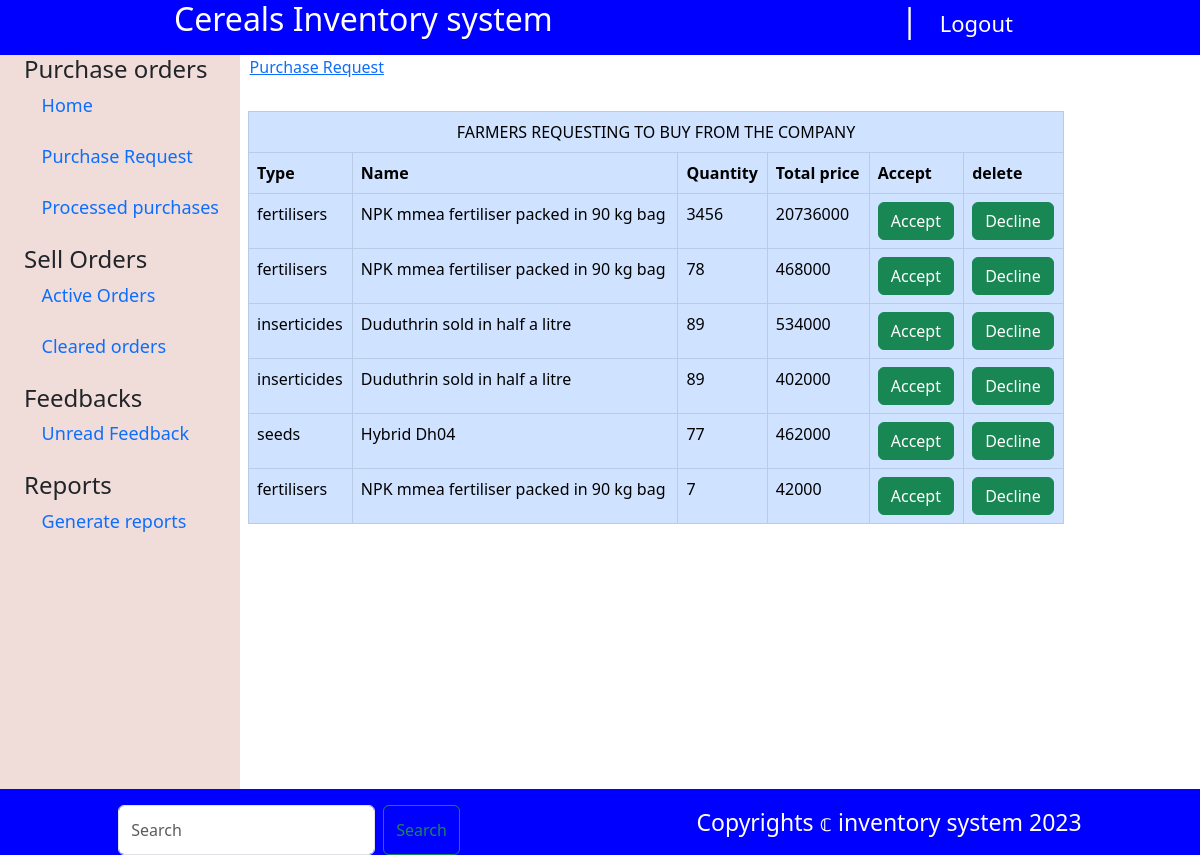
Before: /Admin/purchase.php with the older database file.
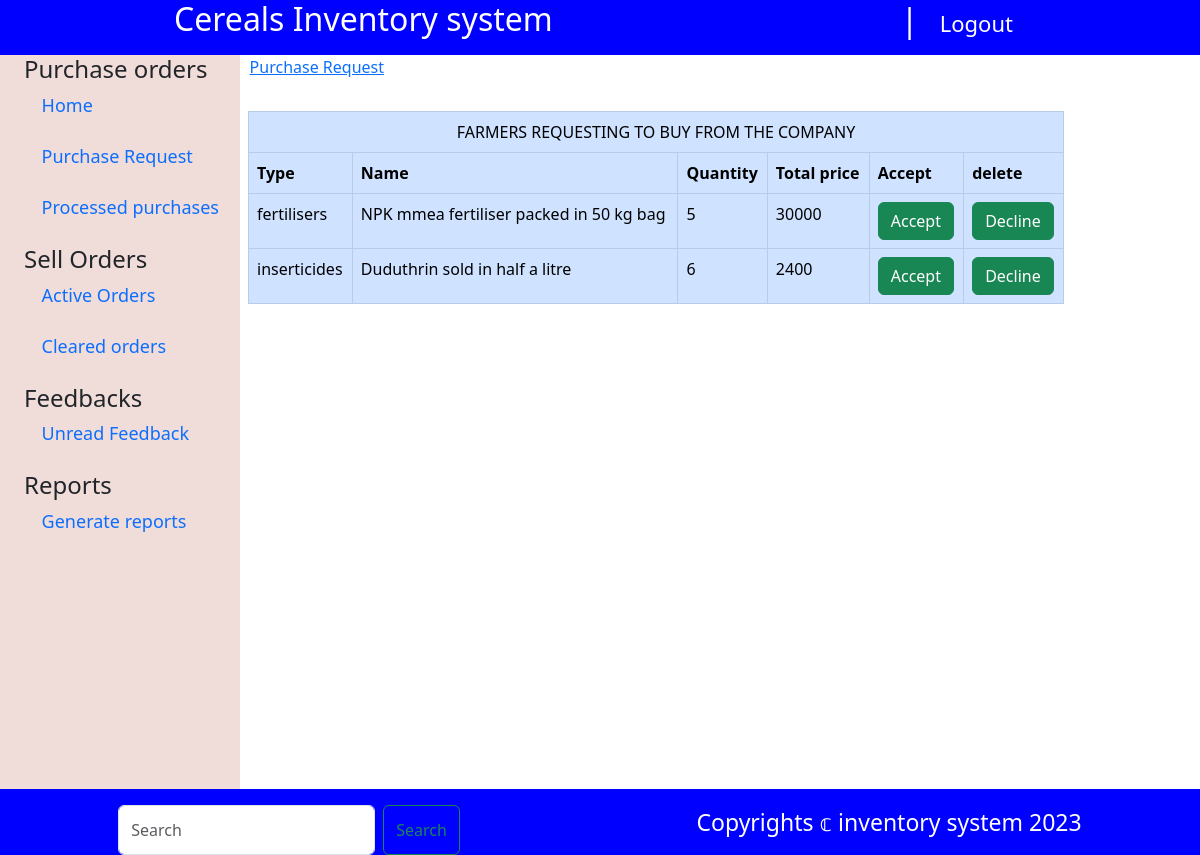
After: the same page with the newer database file.
### tables this page shows
CREATE TABLE `purchase` (
  `id` int(10) NOT NULL,
  `type` varchar(255) NOT NULL,
  `name` varchar(255) NOT NULL,
  `quantity` int(10) NOT NULL,
  `price` int(10) NOT NULL,
  `totalprice` int(10) NOT NULL,
  `user_id` int(10) NOT NULL,
  `status` int(1) NOT NULL DEFAULT 0
);

### Admin/purchase.php (the view, shortened to what this page needs)
<?php
include '../connection.php';
?>
<!doctype html>
<html lang="en">
<head>
    <link rel="stylesheet" href="../CSS/style.css">
</head>
<body>
<div style="background: blue;" class="header d-flex justify-content-around align-content-center">
    <h2 class="text-white">Cereals Inventory system </h2>
    <h2 class="text-white"><?php if(isset($_SESSION['username'])){
        }?>| <a  style="font-size:22px;" href="logout.php" class="btn text-white">Logout</a></h2>
</div>
<div class="mainbody d-flex">
    <div class="sidebar">
        <div class="form-group ms-4">
            <h4>Purchase orders</h4>
            <div class="link">
                <span class="">   <a href="index.php">Home</a></span><br><br>
                <span class="">   <a href="purchase.php">Purchase Request</a></span><br><br>
                <span class="my-5">   <a href="purchaseorders.php">Processed purchases</a></span><br><br>
            </div>
        </div>
        <div class="form-group ms-4">
            <h4>Sell Orders</h4>
            <div class="link">
                <span class="">   <a href="sale.php" >Active Orders</a></span><br><br>
                <span class="my-5">   <a href="saleorders.php" >Cleared orders</a></span><br><br>
            </div>
        </div>
        <div class="form-group ms-4">
            <h4>Feedbacks</h4>
            <div class="link">
                <span class="">   <a href="feedback.php">Unread Feedback</a></span><br><br>
            </div>
        </div>
        <div class="form-group ms-4">
            <h4>Reports</h4>
            <div class="link">
                <span class="">   <a href="reports.php" >Generate reports</a></span><br><br>
            </div>
        </div>
    </div>
    <div class="main_content">
        <span class="">   <a href="purchase.php">Purchase Request</a></span><br><br>
        <table class="table m-2 w-100  px-1 table-responsive-sm table-primary table-hover table-bordered">
            <thead>
            <tr><td class="text-center text-uppercase" colspan="6">Farmers requesting to buy from the company</td></tr>
            <tr>
                <th>Type</th>
                <th>Name</th>
                <th>Quantity</th>
                <th>Total price</th>
                <th colspan="">Accept</th>
                <th colspan="">delete</th>
            </tr>
            </thead>
            <tbody>
            <?php
            $ordered_food="select * from purchase where status='0'";
            $ordered_foodrun=mysqli_query($conn,$ordered_food);
            while($rows=mysqli_fetch_assoc($ordered_foodrun)){
                ?>
                <tr>
                    <td><?php echo $rows['type']?></td>
                    <td><?php echo $rows['name']?></td>
                    <td><?php echo $rows['quantity']?></td>
                    <td><?php echo $rows['totalprice']?></td>
                    <td>
                        <form action="processor.php" method="post">
                            <button type="submit" name="accept" class="btn btn-success">Accept</button>
                        </form>
                    </td>
                    <td>
                        <form action="processor.php" method="post">
                            <button type="submit" name="decline" class="btn btn-success">Decline</button>
                        </form>
                    </td>
                </tr>
                <?php
            }
            ?>
            </tbody>
        </table>
    </div>
</div>
<div style="background: blue; position: fixed;bottom: 0px; width: 100%;" class="header d-flex justify-content-around align-content-center pt-3">
    <form class="d-flex" role="search">
        <input class="form-control me-2" type="search" placeholder="Search" aria-label="Search">
        <button class="btn btn-outline-success" type="submit">Search</button>
    </form>
    <p style="color: white; font-size: 23px;">Copyrights &copf; inventory system 2023</p>
</div>
</body>
</html>

Changed rows visible on the page:
no longer on this page (row edited): purchase: type "fertilisers", name "NPK mmea fertiliser packed in 90 kg bag", quantity "3456", totalprice "20736000"
no longer on this page (row edited): purchase: type "fertilisers", name "NPK mmea fertiliser packed in 90 kg bag", quantity "78", totalprice "468000"
no longer on this page (row edited): purchase: type "inserticides", name "Duduthrin sold in half a litre", quantity "89", totalprice "534000"
removed purchase: type "inserticides", name "Duduthrin sold in half a litre", quantity "89", totalprice "402000"
removed purchase: type "seeds", name "Hybrid Dh04", quantity "77", totalprice "462000"
removed purchase: type "fertilisers", name "NPK mmea fertiliser packed in 90 kg bag", quantity "7", totalprice "42000"
added purchase: type "fertilisers", name "NPK mmea fertiliser packed in 50 kg bag", quantity "5", totalprice "30000"
added purchase: type "inserticides", name "Duduthrin sold in half a litre", quantity "6", totalprice "2400"
